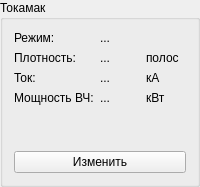
        <widget class="QGroupBox" name="groupBox_9">
         <property name="title">
          <string>Токамак</string>
         </property>
         <layout class="QGridLayout" name="gridLayout_15">
          <item row="0" column="0">
           <widget class="QLabel" name="label_51">
            <property name="text">
             <string>Режим:</string>
            </property>
           </widget>
          </item>
          <item row="0" column="1">
           <widget class="QLabel" name="mode_label">
            <property name="text">
             <string>...</string>
            </property>
           </widget>
          </item>
          <item row="3" column="0">
           <widget class="QLabel" name="label_54">
            <property name="text">
             <string>Мощность ВЧ:</string>
            </property>
           </widget>
          </item>
          <item row="2" column="0">
           <widget class="QLabel" name="label_53">
            <property name="text">
             <string>Ток:</string>
            </property>
           </widget>
          </item>
          <item row="3" column="1">
           <widget class="QLabel" name="power_label">
            <property name="text">
             <string>...</string>
            </property>
           </widget>
          </item>
          <item row="1" column="0">
           <widget class="QLabel" name="label_52">
            <property name="text">
             <string>Плотность:</string>
            </property>
           </widget>
          </item>
          <item row="1" column="2">
           <widget class="QLabel" name="label_55">
            <property name="text">
             <string>полос</string>
            </property>
           </widget>
          </item>
          <item row="2" column="1">
           <widget class="QLabel" name="current_label">
            <property name="text">
             <string>...</string>
            </property>
           </widget>
          </item>
          <item row="2" column="2">
           <widget class="QLabel" name="label_56">
            <property name="text">
             <string>кА</string>
            </property>
           </widget>
          </item>
          <item row="1" column="1">
           <widget class="QLabel" name="density_label">
            <property name="text">
             <string>...</string>
            </property>
           </widget>
          </item>
          <item row="3" column="2">
           <widget class="QLabel" name="label_57">
            <property name="text">
             <string>кВт</string>
            </property>
           </widget>
          </item>
          <item row="4" column="1">
           <spacer name="verticalSpacer_4">
            <property name="orientation">
             <enum>Qt::Vertical</enum>
            </property>
            <property name="sizeHint" stdset="0">
             <size>
              <width>20</width>
              <height>40</height>
             </size>
            </property>
           </spacer>
          </item>
          <item row="5" column="0" colspan="3">
           <widget class="QPushButton" name="changeTok_pushButton">
            <property name="sizePolicy">
             <sizepolicy hsizetype="Minimum" vsizetype="Preferred">
              <horstretch>0</horstretch>
              <verstretch>0</verstretch>
             </sizepolicy>
            </property>
            <property name="text">
             <string>Изменить</string>
            </property>
           </widget>
          </item>
         </layout>
        </widget>
